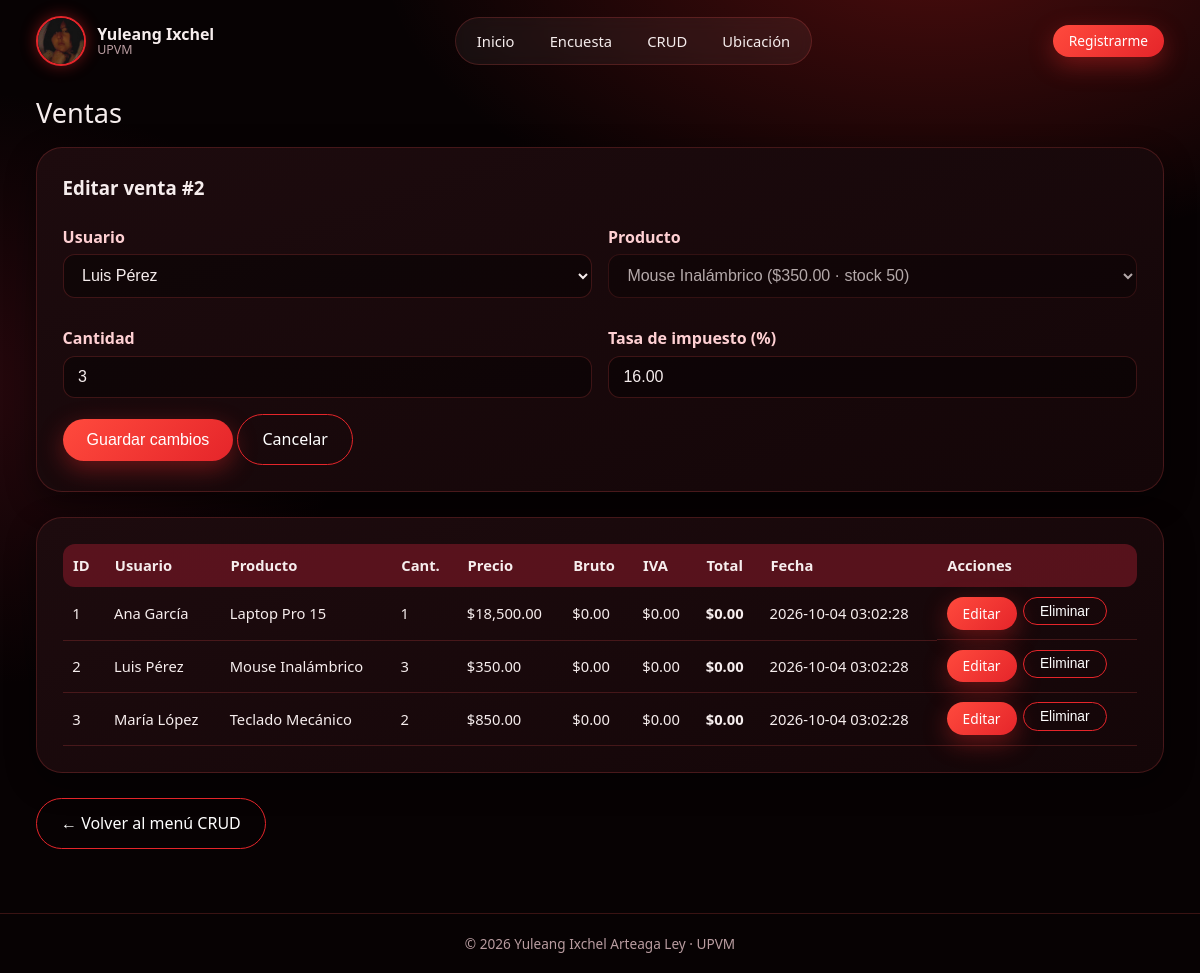
Page /crud/ventas.php?editar=2 on the committed database.
### tables this page shows
CREATE TABLE ventas (
    id_venta      INT            NOT NULL AUTO_INCREMENT,
    id_usuario    INT            NOT NULL,
    id_producto   INT            NOT NULL,
    cantidad      INT            NOT NULL DEFAULT 1,
    precio_unit   DECIMAL(10, 2) NOT NULL,   
    total_bruto   DECIMAL(10, 2) NOT NULL DEFAULT 0.00,
    tasa_impuesto DECIMAL(5, 2)  NOT NULL DEFAULT 16.00,  
    total_impuesto DECIMAL(10, 2) NOT NULL DEFAULT 0.00,
    total_final   DECIMAL(10, 2) NOT NULL DEFAULT 0.00,
    created_at    TIMESTAMP      NOT NULL DEFAULT CURRENT_TIMESTAMP,
    updated_at    TIMESTAMP      NOT NULL DEFAULT CURRENT_TIMESTAMP ON UPDATE CURRENT_TIMESTAMP,
    CONSTRAINT pk_ventas        PRIMARY KEY (id_venta),
    CONSTRAINT fk_venta_usuario FOREIGN KEY (id_usuario)  REFERENCES usuarios  (id_usuario),
    CONSTRAINT fk_venta_producto FOREIGN KEY (id_producto) REFERENCES productos (id_producto),
    CONSTRAINT chk_cantidad     CHECK (cantidad > 0)
);

CREATE TABLE usuarios (
    id_usuario   INT          NOT NULL AUTO_INCREMENT,
    nombre       VARCHAR(100) NOT NULL,
    email        VARCHAR(150) NOT NULL UNIQUE,
    telefono     VARCHAR(20),
    activo       TINYINT(1)   NOT NULL DEFAULT 1,
    created_at   TIMESTAMP    NOT NULL DEFAULT CURRENT_TIMESTAMP,
    updated_at   TIMESTAMP    NOT NULL DEFAULT CURRENT_TIMESTAMP ON UPDATE CURRENT_TIMESTAMP,
    CONSTRAINT pk_usuarios PRIMARY KEY (id_usuario)
);

CREATE TABLE productos (
    id_producto  INT            NOT NULL AUTO_INCREMENT,
    nombre       VARCHAR(150)   NOT NULL,
    descripcion  TEXT,
    precio       DECIMAL(10, 2) NOT NULL,
    stock        INT            NOT NULL DEFAULT 0,
    imagen       VARCHAR(255),   
    activo       TINYINT(1)     NOT NULL DEFAULT 1,
    created_at   TIMESTAMP      NOT NULL DEFAULT CURRENT_TIMESTAMP,
    updated_at   TIMESTAMP      NOT NULL DEFAULT CURRENT_TIMESTAMP ON UPDATE CURRENT_TIMESTAMP,
    CONSTRAINT pk_productos PRIMARY KEY (id_producto),
    CONSTRAINT chk_precio   CHECK (precio >= 0),
    CONSTRAINT chk_stock    CHECK (stock  >= 0)
);

### config.php (called while the page is built, shortened)
<?php
function e($s): string { return htmlspecialchars((string)$s, ENT_QUOTES, 'UTF-8'); }

### crud/ventas.php (the view, shortened to what this page needs)
<?php
require __DIR__ . '/../config.php';
$pdo = db(DB_SISTEMA); $msg = ''; $err = '';
$editar = null;
if (isset($_GET['editar'])) {
    $st = $pdo->prepare('SELECT * FROM ventas WHERE id_venta=?'); $st->execute([(int)$_GET['editar']]);
    $editar = $st->fetch() ?: null;
}
$usuarios  = $pdo->query('SELECT id_usuario, nombre FROM usuarios WHERE activo=1 ORDER BY nombre')->fetchAll();
$productos = $pdo->query('SELECT id_producto, nombre, precio, stock FROM productos WHERE activo=1 ORDER BY nombre')->fetchAll();
$filas = $pdo->query(
    'SELECT v.*, u.nombre AS usuario, p.nombre AS producto
       FROM ventas v JOIN usuarios u ON u.id_usuario=v.id_usuario JOIN productos p ON p.id_producto=v.id_producto
      ORDER BY v.id_venta')->fetchAll();
include __DIR__ . '/../includes/header.php';
?>
<h2>Ventas</h2>
<section class="card">
  <h3><?= $editar ? 'Editar venta #' . e($editar['id_venta']) : 'Nueva venta' ?></h3>
  <form method="post">
    <div class="grid2">
      <div>
        <label>Usuario</label>
        <select name="id_usuario" required>
          <?php foreach ($usuarios as $u): ?>
          <option value="<?= $u['id_usuario'] ?>" <?= ($editar['id_usuario'] ?? 0) == $u['id_usuario'] ? 'selected' : '' ?>><?= e($u['nombre']) ?></option>
          <?php endforeach; ?>
        </select>
      </div>
      <div>
        <label>Producto</label>
        <select name="id_producto" required <?= $editar ? 'disabled' : '' ?>>
          <?php foreach ($productos as $p): ?>
          <option value="<?= $p['id_producto'] ?>" <?= ($editar['id_producto'] ?? 0) == $p['id_producto'] ? 'selected' : '' ?>>
            <?= e($p['nombre']) ?> ($<?= number_format($p['precio'], 2) ?> · stock <?= $p['stock'] ?>)</option>
          <?php endforeach; ?>
        </select>
      </div>
      <div><label>Cantidad</label><input type="number" name="cantidad" min="1" required value="<?= e($editar['cantidad'] ?? 1) ?>"></div>
      <div><label>Tasa de impuesto (%)</label><input type="number" name="tasa_impuesto" step="0.01" min="0" required value="<?= e($editar['tasa_impuesto'] ?? '16.00') ?>"></div>
    </div>
    <p style="margin-top:1rem">
      <button class="btn" type="submit"><?= $editar ? 'Guardar cambios' : 'Registrar venta' ?></button>
      <?php if ($editar): ?><a class="btn sec" href="ventas.php">Cancelar</a><?php endif; ?>
    </p>
  </form>
</section>
<section class="card tabla-wrap">
  <table>
    <tr><th>ID</th><th>Usuario</th><th>Producto</th><th>Cant.</th><th>Precio</th><th>Bruto</th><th>IVA</th><th>Total</th><th>Fecha</th><th>Acciones</th></tr>
    <?php foreach ($filas as $f): ?>
    <tr>
      <td><?= $f['id_venta'] ?></td><td><?= e($f['usuario']) ?></td><td><?= e($f['producto']) ?></td><td><?= $f['cantidad'] ?></td>
      <td>$<?= number_format($f['precio_unit'], 2) ?></td><td>$<?= number_format($f['total_bruto'], 2) ?></td>
      <td>$<?= number_format($f['total_impuesto'], 2) ?></td><td><strong>$<?= number_format($f['total_final'], 2) ?></strong></td>
      <td><?= e($f['created_at']) ?></td>
      <td class="acciones">
        <a class="btn chico" href="?editar=<?= $f['id_venta'] ?>">Editar</a>
        <form method="post" onsubmit="return confirm('¿Eliminar esta venta?')">
          <button class="btn chico sec" type="submit">Eliminar</button>
        </form>
      </td>
    </tr>
    <?php endforeach; ?>
  </table>
</section>
<p><a class="btn sec" href="index.php">← Volver al menú CRUD</a></p>
<?php include __DIR__ . '/../includes/footer.php'; ?>

### assets/css/style.css (style rules this page uses)
:root { --bg:#070203; --panel:#140608; --panel2:#1d0b0e; --rojo:#ff2d2d; --rojo2:#e5252a; --vino:#8b1a2b; --texto:#f6eded; --suave:#b99ca0; --borde:rgba(255,85,85,.2); --ok:#2e7d52; }
* { box-sizing:border-box;margin:0;padding:0 }
html { scroll-behavior:smooth }
body { font-family:'Segoe UI',system-ui,Arial,sans-serif;color:var(--texto);min-height:100vh;display:flex;flex-direction:column;line-height:1.55; background:radial-gradient(900px 500px at 78% -6%,rgba(255,40,40,.28),transparent 62%), radial-gradient(700px 500px at -5% 40%,rgba(139,26,43,.25),transparent 60%),var(--bg) }
a { color:inherit }
.btn { display:inline-block;background:linear-gradient(135deg,#ff4a3d,var(--rojo2));color:#fff;border:none;padding:.75rem 1.5rem;border-radius:999px; font-size:1rem;cursor:pointer;text-decoration:none;transition:.2s;box-shadow:0 8px 24px rgba(255,45,45,.35) }
.btn.sec { background:transparent;border:1px solid var(--rojo2);box-shadow:none }
.btn.chico { padding:.35rem 1rem;font-size:.86rem }
h2 { font-weight:500;font-size:1.7rem;margin-bottom:.8rem }
h3 { margin-bottom:.6rem }
.card { background:linear-gradient(160deg,var(--panel2),var(--panel));border:1px solid var(--borde);border-radius:26px;padding:1.6rem;margin-bottom:1.6rem; box-shadow:0 10px 30px rgba(0,0,0,.45) }
label { display:block;margin:.8rem 0 .3rem;font-weight:600;color:#ffd0d3 }
input[type=text],input[type=email],input[type=number],input[type=file],select,textarea { width:100%;padding:.7rem .9rem;border-radius:12px;border:1px solid var(--borde);background:rgba(0,0,0,.4);color:var(--texto);font-size:1rem }
select option { background:#140608;color:var(--texto) }
.grid2 { display:grid;grid-template-columns:repeat(2,1fr);gap:1rem }
.tabla-wrap { overflow-x:auto }
table { width:100%;border-collapse:collapse;font-size:.92rem }
th { background:rgba(139,26,43,.55);text-align:left;padding:.65rem }
th:first-child { border-radius:12px 0 0 12px }
th:last-child { border-radius:0 12px 12px 0 }
td { padding:.6rem;border-bottom:1px solid var(--borde) }
.acciones { display:flex;gap:.4rem;flex-wrap:wrap }

### rows in the picture
ventas: id_venta "2", id_usuario "Luis Pérez", id_producto "Mouse Inalámbrico ($350.00 · stock 50)", cantidad "3", tasa_impuesto "16.00", id_usuario.nombre "Luis Pérez", id_producto.nombre "Mouse Inalámbrico", precio_unit "350.00", total_bruto "0.00", total_impuesto "0.00", total_final "0.00", created_at "2026-10-04 03:02:28"
ventas: id_venta "1", id_usuario.nombre "Ana García", id_producto.nombre "Laptop Pro 15", cantidad "1", precio_unit "18,500.00", total_bruto "0.00", total_impuesto "0.00", total_final "0.00", created_at "2026-10-04 03:02:28"
ventas: id_venta "3", id_usuario.nombre "María López", id_producto.nombre "Teclado Mecánico", cantidad "2", precio_unit "850.00", total_bruto "0.00", total_impuesto "0.00", total_final "0.00", created_at "2026-10-04 03:02:28"
